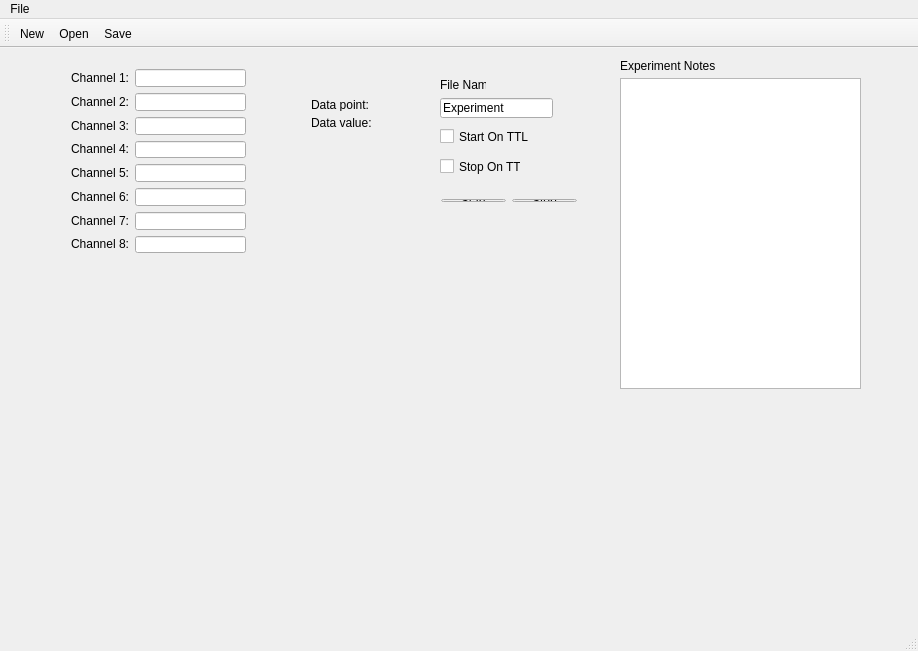
<?xml version="1.0" encoding="UTF-8"?>
<ui version="4.0">
 <class>MainWindow</class>
 <widget class="QMainWindow" name="MainWindow">
  <property name="geometry">
   <rect>
    <x>0</x>
    <y>0</y>
    <width>918</width>
    <height>651</height>
   </rect>
  </property>
  <property name="windowTitle">
   <string>MainWindow</string>
  </property>
  <widget class="QWidget" name="centralWidget">
   <widget class="QWidget" name="layoutWidget">
    <property name="geometry">
     <rect>
      <x>260</x>
      <y>10</y>
      <width>311</width>
      <height>22</height>
     </rect>
    </property>
    <layout class="QHBoxLayout" name="horizontalLayout">
     <item>
      <widget class="QLabel" name="channelLabel">
       <property name="text">
        <string>Channels: </string>
       </property>
      </widget>
     </item>
     <item>
      <widget class="QSlider" name="horizontalSlider">
       <property name="orientation">
        <enum>Qt::Horizontal</enum>
       </property>
      </widget>
     </item>
     <item>
      <widget class="QSpinBox" name="spinBox"/>
     </item>
    </layout>
   </widget>
   <widget class="QWidget" name="layoutWidget">
    <property name="geometry">
     <rect>
      <x>430</x>
      <y>140</y>
      <width>158</width>
      <height>25</height>
     </rect>
    </property>
    <layout class="QHBoxLayout" name="horizontalLayout_2">
     <item>
      <widget class="QPushButton" name="startButton">
       <property name="text">
        <string>Start</string>
       </property>
      </widget>
     </item>
     <item>
      <widget class="QPushButton" name="stopButton">
       <property name="text">
        <string>Stop</string>
       </property>
      </widget>
     </item>
    </layout>
   </widget>
   <widget class="QWidget" name="layoutWidget">
    <property name="geometry">
     <rect>
      <x>300</x>
      <y>40</y>
      <width>131</width>
      <height>51</height>
     </rect>
    </property>
    <layout class="QVBoxLayout" name="verticalLayout">
     <item>
      <widget class="QLabel" name="dataPointLabel">
       <property name="text">
        <string>Data point: </string>
       </property>
      </widget>
     </item>
     <item>
      <widget class="QLabel" name="dataValueLabel">
       <property name="text">
        <string>Data value: </string>
       </property>
      </widget>
     </item>
    </layout>
   </widget>
   <widget class="QWidget" name="horizontalLayoutWidget">
    <property name="geometry">
     <rect>
      <x>50</x>
      <y>240</y>
      <width>451</width>
      <height>321</height>
     </rect>
    </property>
    <layout class="QHBoxLayout" name="horizontalLayout_3"/>
   </widget>
   <widget class="QCheckBox" name="checkBox">
    <property name="geometry">
     <rect>
      <x>440</x>
      <y>80</y>
      <width>121</width>
      <height>17</height>
     </rect>
    </property>
    <property name="text">
     <string>Start On TTL</string>
    </property>
   </widget>
   <widget class="QCheckBox" name="checkBox_2">
    <property name="geometry">
     <rect>
      <x>440</x>
      <y>110</y>
      <width>81</width>
      <height>17</height>
     </rect>
    </property>
    <property name="text">
     <string>Stop On TTL</string>
    </property>
   </widget>
   <widget class="QLabel" name="label">
    <property name="geometry">
     <rect>
      <x>440</x>
      <y>30</y>
      <width>46</width>
      <height>13</height>
     </rect>
    </property>
    <property name="text">
     <string>File Name</string>
    </property>
   </widget>
   <widget class="QLineEdit" name="lineEdit">
    <property name="geometry">
     <rect>
      <x>440</x>
      <y>50</y>
      <width>113</width>
      <height>20</height>
     </rect>
    </property>
    <property name="text">
     <string>Experiment</string>
    </property>
   </widget>
   <widget class="QTextEdit" name="textEdit">
    <property name="geometry">
     <rect>
      <x>620</x>
      <y>30</y>
      <width>241</width>
      <height>311</height>
     </rect>
    </property>
   </widget>
   <widget class="QLabel" name="label_2">
    <property name="geometry">
     <rect>
      <x>620</x>
      <y>10</y>
      <width>101</width>
      <height>16</height>
     </rect>
    </property>
    <property name="text">
     <string>Experiment Notes</string>
    </property>
   </widget>
   <widget class="QWidget" name="">
    <property name="geometry">
     <rect>
      <x>60</x>
      <y>10</y>
      <width>197</width>
      <height>206</height>
     </rect>
    </property>
    <layout class="QHBoxLayout" name="horizontalLayout_4">
     <item>
      <layout class="QVBoxLayout" name="verticalLayout_2">
       <item>
        <widget class="QLabel" name="label_3">
         <property name="text">
          <string>Channel 1:</string>
         </property>
        </widget>
       </item>
       <item>
        <widget class="QLabel" name="label_4">
         <property name="text">
          <string>Channel 2:</string>
         </property>
        </widget>
       </item>
       <item>
        <widget class="QLabel" name="label_5">
         <property name="text">
          <string>Channel 3:</string>
         </property>
        </widget>
       </item>
       <item>
        <widget class="QLabel" name="label_6">
         <property name="text">
          <string>Channel 4:</string>
         </property>
        </widget>
       </item>
       <item>
        <widget class="QLabel" name="label_7">
         <property name="text">
          <string>Channel 5:</string>
         </property>
        </widget>
       </item>
       <item>
        <widget class="QLabel" name="label_9">
         <property name="text">
          <string>Channel 6:</string>
         </property>
        </widget>
       </item>
       <item>
        <widget class="QLabel" name="label_8">
         <property name="text">
          <string>Channel 7:</string>
         </property>
        </widget>
       </item>
       <item>
        <widget class="QLabel" name="label_10">
         <property name="text">
          <string>Channel 8:</string>
         </property>
        </widget>
       </item>
      </layout>
     </item>
     <item>
      <layout class="QVBoxLayout" name="verticalLayout_3">
       <item>
        <widget class="QLineEdit" name="lineEdit_4"/>
       </item>
       <item>
        <widget class="QLineEdit" name="lineEdit_2"/>
       </item>
       <item>
        <widget class="QLineEdit" name="lineEdit_5"/>
       </item>
       <item>
        <widget class="QLineEdit" name="lineEdit_3"/>
       </item>
       <item>
        <widget class="QLineEdit" name="lineEdit_6"/>
       </item>
       <item>
        <widget class="QLineEdit" name="lineEdit_10"/>
       </item>
       <item>
        <widget class="QLineEdit" name="lineEdit_9"/>
       </item>
       <item>
        <widget class="QLineEdit" name="lineEdit_7"/>
       </item>
      </layout>
     </item>
    </layout>
   </widget>
  </widget>
  <widget class="QMenuBar" name="menuBar">
   <property name="geometry">
    <rect>
     <x>0</x>
     <y>0</y>
     <width>918</width>
     <height>21</height>
    </rect>
   </property>
   <widget class="QMenu" name="menuFile">
    <property name="title">
     <string>File</string>
    </property>
    <addaction name="actionNew"/>
    <addaction name="actionOpen"/>
    <addaction name="actionSave"/>
   </widget>
   <addaction name="menuFile"/>
  </widget>
  <widget class="QToolBar" name="mainToolBar">
   <attribute name="toolBarArea">
    <enum>TopToolBarArea</enum>
   </attribute>
   <attribute name="toolBarBreak">
    <bool>false</bool>
   </attribute>
   <addaction name="actionNew"/>
   <addaction name="actionOpen"/>
   <addaction name="actionSave"/>
  </widget>
  <widget class="QStatusBar" name="statusBar"/>
  <action name="actionSave">
   <property name="icon">
    <iconset resource="Resources.qrc">
     <normaloff>:/Images/save.png</normaloff>:/Images/save.png</iconset>
   </property>
   <property name="text">
    <string>Save</string>
   </property>
  </action>
  <action name="actionNew">
   <property name="icon">
    <iconset resource="Resources.qrc">
     <normaloff>:/Images/new.png</normaloff>:/Images/new.png</iconset>
   </property>
   <property name="text">
    <string>New</string>
   </property>
  </action>
  <action name="actionOpen">
   <property name="icon">
    <iconset resource="Resources.qrc">
     <normaloff>:/Images/open.png</normaloff>:/Images/open.png</iconset>
   </property>
   <property name="text">
    <string>Open</string>
   </property>
  </action>
 </widget>
 <layoutdefault spacing="6" margin="11"/>
 <resources>
  <include location="Resources.qrc"/>
 </resources>
 <connections/>
</ui>
